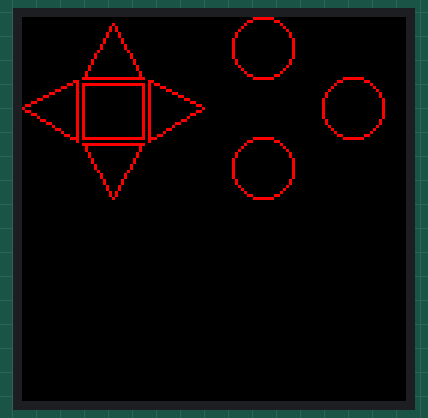
Simulated run of this program. Board: Raspberry Pi (BCM pin numbers). Shown: 128×128 colour display. Library files of the repository ran but are not shown: LCD_1in44.py, LCD_Config.py.

Above: at 0.8 s.

The program:

key_demo.py
```python
# -*- coding:utf-8 -*-
import LCD_1in44
import LCD_Config

import RPi.GPIO as GPIO

import time
from PIL import Image,ImageDraw,ImageFont,ImageColor

KEY_UP_PIN     = 6
KEY_DOWN_PIN   = 19
KEY_LEFT_PIN   = 5
KEY_RIGHT_PIN  = 26
KEY_PRESS_PIN  = 13
KEY1_PIN       = 21
KEY2_PIN       = 20
KEY3_PIN       = 16

#init GPIO
GPIO.setmode(GPIO.BCM)
GPIO.cleanup()
GPIO.setup(KEY_UP_PIN,      GPIO.IN, pull_up_down=GPIO.PUD_UP)    # Input with pull-up
GPIO.setup(KEY_DOWN_PIN,    GPIO.IN, pull_up_down=GPIO.PUD_UP)  # Input with pull-up
GPIO.setup(KEY_LEFT_PIN,    GPIO.IN, pull_up_down=GPIO.PUD_UP)  # Input with pull-up
GPIO.setup(KEY_RIGHT_PIN,   GPIO.IN, pull_up_down=GPIO.PUD_UP) # Input with pull-up
GPIO.setup(KEY_PRESS_PIN,   GPIO.IN, pull_up_down=GPIO.PUD_UP) # Input with pull-up
GPIO.setup(KEY1_PIN,        GPIO.IN, pull_up_down=GPIO.PUD_UP)      # Input with pull-up
GPIO.setup(KEY2_PIN,        GPIO.IN, pull_up_down=GPIO.PUD_UP)      # Input with pull-up
GPIO.setup(KEY3_PIN,        GPIO.IN, pull_up_down=GPIO.PUD_UP)      # Input with pull-up

# 240x240 display with hardware SPI:
disp = LCD_1in44.LCD()
Lcd_ScanDir = LCD_1in44.SCAN_DIR_DFT  #SCAN_DIR_DFT = D2U_L2R
disp.LCD_Init(Lcd_ScanDir)
disp.LCD_Clear()

# Create blank image for drawing.
# Make sure to create image with mode '1' for 1-bit color.
width = 128
height = 128
image = Image.new('RGB', (width, height))

# Get drawing object to draw on image.
draw = ImageDraw.Draw(image)

# Draw a black filled box to clear the image.
draw.rectangle((0,0,width,height), outline=0, fill=0)
disp.LCD_ShowImage(image,0,0)

# try:
while 1:
    # with canvas(device) as draw:
    if GPIO.input(KEY_UP_PIN) == 0: # button is released
        draw.polygon([(20, 20), (30, 2), (40, 20)], outline=255, fill=0xff00)  #Up
        print "Up"
    else: # button is pressed:
        draw.polygon([(20, 20), (30, 2), (40, 20)], outline=255, fill=0)  #Up filled

    if GPIO.input(KEY_LEFT_PIN) == 0: # button is released
        draw.polygon([(0, 30), (18, 21), (18, 41)], outline=255, fill=0xff00)  #left
        print "left"
    else: # button is pressed:
        draw.polygon([(0, 30), (18, 21), (18, 41)], outline=255, fill=0)  #left filled

    if GPIO.input(KEY_RIGHT_PIN) == 0: # button is released
        draw.polygon([(60, 30), (42, 21), (42, 41)], outline=255, fill=0xff00) #right
        print "right"
    else: # button is pressed:
        draw.polygon([(60, 30), (42, 21), (42, 41)], outline=255, fill=0) #right filled

    if GPIO.input(KEY_DOWN_PIN) == 0: # button is released
        draw.polygon([(30, 60), (40, 42), (20, 42)], outline=255, fill=0xff00) #down
        print "down"
    else: # button is pressed:
        draw.polygon([(30, 60), (40, 42), (20, 42)], outline=255, fill=0) #down filled

    if GPIO.input(KEY_PRESS_PIN) == 0: # button is released
        draw.rectangle((20, 22,40,40), outline=255, fill=0xff00) #center
        print "center"
    else: # button is pressed:
        draw.rectangle((20, 22,40,40), outline=255, fill=0) #center filled

    if GPIO.input(KEY1_PIN) == 0: # button is released
        draw.ellipse((70,0,90,20), outline=255, fill=0xff00) #A button
        print "KEY1"
    else: # button is pressed:
        draw.ellipse((70,0,90,20), outline=255, fill=0) #A button filled

    if GPIO.input(KEY2_PIN) == 0: # button is released
        draw.ellipse((100,20,120,40), outline=255, fill=0xff00) #B button]
        print "KEY2"
    else: # button is pressed:
        draw.ellipse((100,20,120,40), outline=255, fill=0) #B button filled

    if GPIO.input(KEY3_PIN) == 0: # button is released
        draw.ellipse((70,40,90,60), outline=255, fill=0xff00) #A button
        print "KEY3"
    else: # button is pressed:
        draw.ellipse((70,40,90,60), outline=255, fill=0) #A button filled
    disp.LCD_ShowImage(image,0,0)
# except:
	# print("except")
    # GPIO.cleanup()
```
